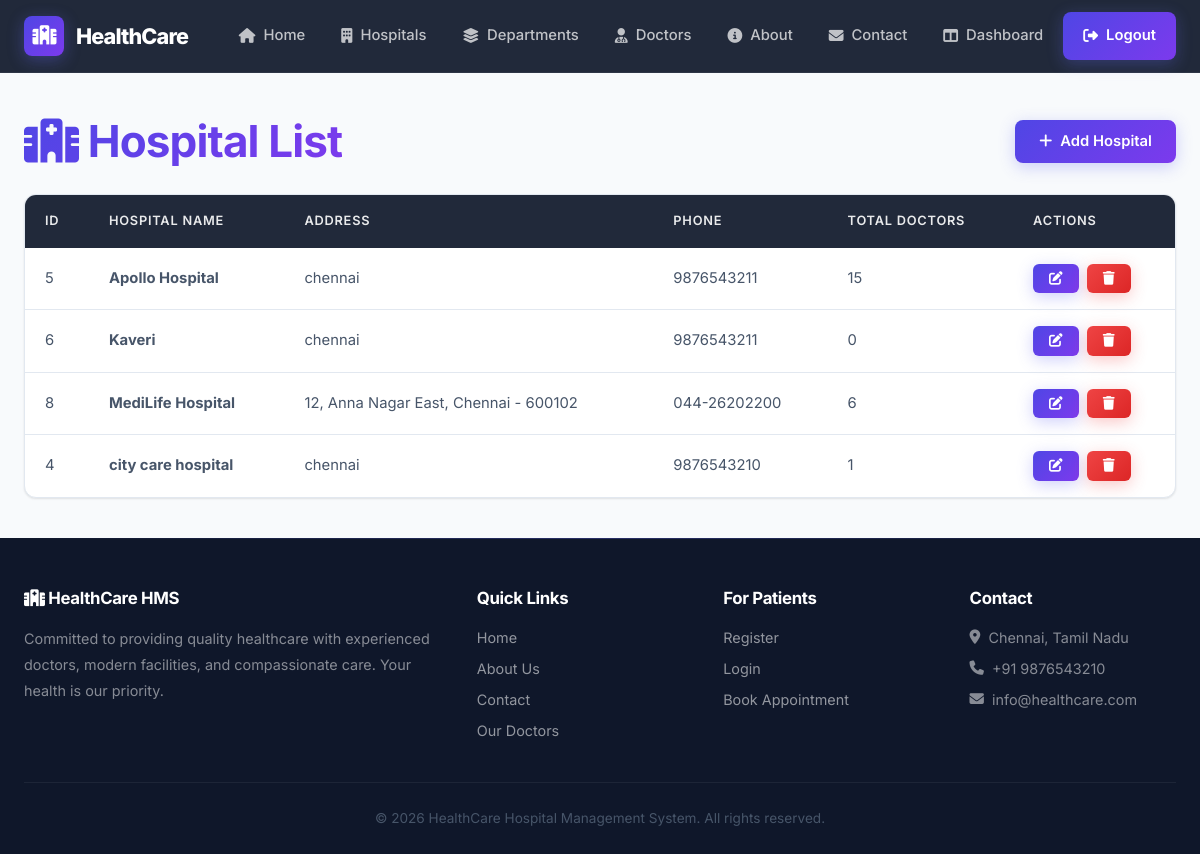
Page /dashboard/hospitals/ (signed in) on the committed database.
### hospital/models.py (models this page shows, shortened)
class Hospital(models.Model):
    name = models.CharField(max_length=200)
    address = models.TextField()
    phone = models.CharField(max_length=15)
    email = models.EmailField()
    logo = models.ImageField(upload_to="hospital_logos/", blank=True, null=True)
    description = models.TextField(blank=True)

### dashboard/views.py (the view)
# urls.py: path("hospitals/", views.hospital_list, name="admin_hospital_list"),
@login_required
def hospital_list(request):
    hospitals = Hospital.objects.all().order_by("name")
    return render(request, "dashboard/hospital_list.html", {"hospitals": hospitals})

### dashboard/templates/dashboard/hospital_list.html (shortened to what this page needs)
{% extends 'base.html' %}
{% block content %}
<div class="section-heading animate-in">
    <h1><i class="fas fa-hospital"></i> Hospital List</h1>
    <a href="{% url 'add_hospital' %}" class="btn btn-primary">
        <i class="fas fa-plus"></i> Add Hospital
    </a>
</div>
<div class="animate-in animate-in-1">
    <div class="table-wrapper">
        <table>
            <thead>
                <tr>
                    <th>ID</th>
                    <th>Hospital Name</th>
                    <th>Address</th>
                    <th>Phone</th>
                    <th>Total Doctors</th>
                    <th>Actions</th>
                </tr>
            </thead>
            <tbody>
                {% for hospital in hospitals %}
                <tr>
                    <td>{{ hospital.id }}</td>
                    <td><strong>{{ hospital.name }}</strong></td>
                    <td>{{ hospital.address }}</td>
                    <td>{{ hospital.phone }}</td>
                    <td>{{ hospital.doctors.count }}</td>
                    <td>
                        <div class="action-group">
                            <a href="{% url 'edit_hospital' hospital.id %}" class="btn btn-primary btn-sm">
                                <i class="fas fa-edit"></i>
                            </a>
                            <a href="{% url 'delete_hospital' hospital.id %}" class="btn btn-danger btn-sm" onclick="return confirm('Delete {{ hospital.name }}?')">
                                <i class="fas fa-trash"></i>
                            </a>
                        </div>
                    </td>
                </tr>
                {% empty %}
                <tr>
                    <td colspan="6" style="text-align:center;color:var(--text-muted);">
                        <i class="fas fa-hospital"></i> No hospitals found.
                    </td>
                </tr>
                {% endfor %}
            </tbody>
        </table>
    </div>
</div>
{% endblock %}

### rows in the picture
Hospital: id "5", name "Apollo Hospital", address "chennai", phone "9876543211", doctors.count "15"
Hospital: id "6", name "Kaveri", address "chennai", phone "9876543211", doctors.count "0"
Hospital: id "8", name "MediLife Hospital", address "12, Anna Nagar East, Chennai - 600102", phone "044-26202200", doctors.count "6"
Hospital: id "4", name "city care hospital", address "chennai", phone "9876543210", doctors.count "1"
